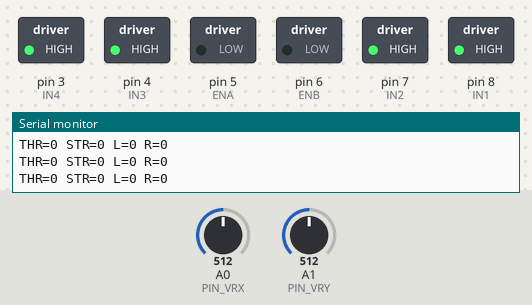
The sketch below on a simulated Arduino Uno, built with avr-gcc and run on an emulated ATmega328P. On the bench: switched loads named in the sketch (green lamp = pin HIGH), the last lines printed to the serial monitor. Inputs (shaded band) come from the test bench; at power-on: A0 (PIN_VRX) = 512, A1 (PIN_VRY) = 512.

Above: at 1.2 s.
1.3 s: A0 (PIN_VRX) set to 551
At 1.9 s:
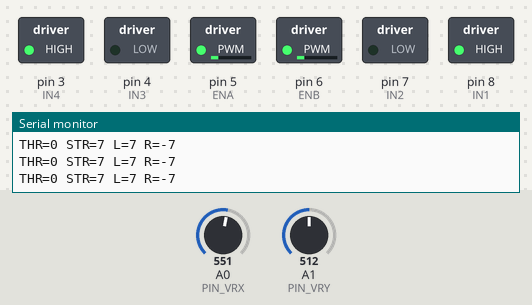
2.9 s: A1 (PIN_VRY) set to 245
At 4.4 s:
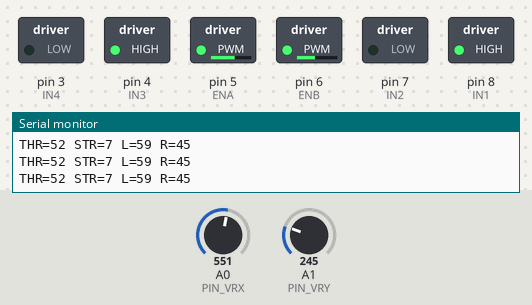
4.7 s: A0 (PIN_VRX) set to 511
At 5.6 s:
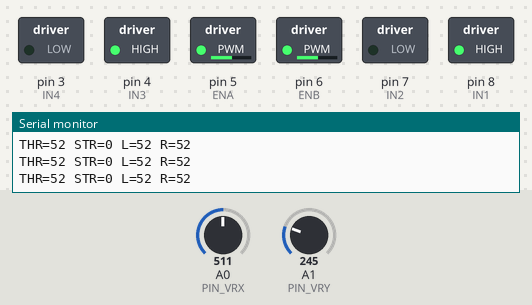
6.2 s: A1 (PIN_VRY) set to 265
At 7.2 s:
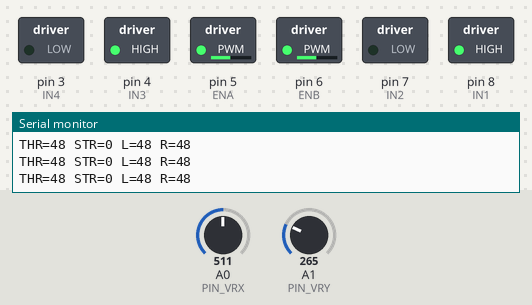
7.7 s: A1 (PIN_VRY) set to 122
At 8.5 s:
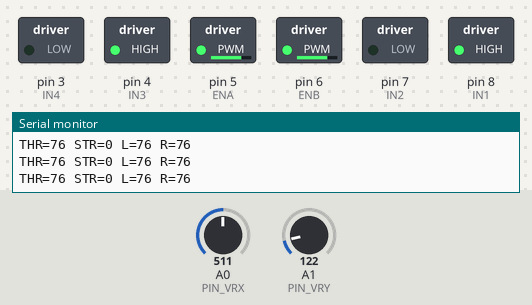
9.4 s: A0 (PIN_VRX) set to 122
At 10.8 s:
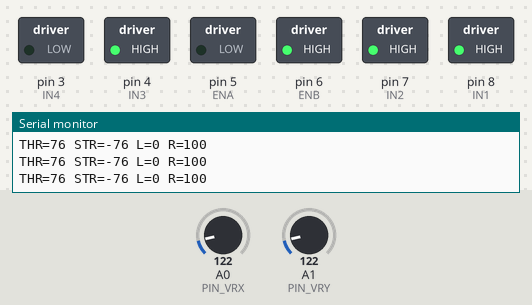
Timing chart, 0 to 12.4 s (numbered marks = the images above; inputs shaded):
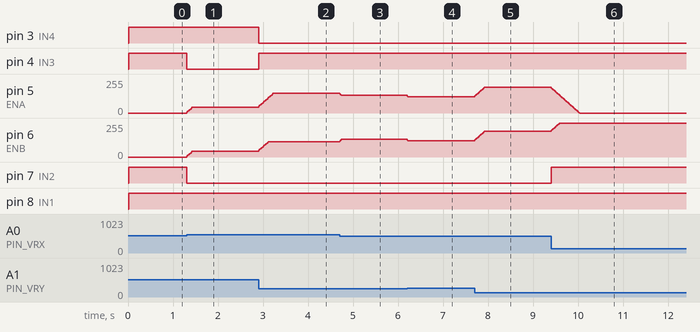

Measured:
- the behaviour switches between 541 and 542 on A0 (PIN_VRX) (found by bisection; images 0 and 1)
- after the input at 1.3 s, pin 4 (IN3), pin 7 (IN2): HIGH → LOW at once; pin 5 (ENA), pin 6 (ENB): 0/255 → 45/255 at once
- after the input at 2.9 s, pin 3 (IN4): HIGH → LOW at once; pin 4 (IN3): LOW → HIGH at once; pin 5 (ENA): moves from 45/255 to 150/255 over 0.34 s, starting at once; pin 6 (ENB): moves from 45/255 to 114/255 over 0.22 s, starting at once
- after the input at 4.7 s, pin 5 (ENA): 150/255 → 132/255 at once; pin 6 (ENB): 114/255 → 132/255 at once
- after the input at 6.2 s, pin 5 (ENA), pin 6 (ENB): 132/255 → 122/255 at once
- after the input at 7.7 s, pin 5 (ENA), pin 6 (ENB): moves from 122/255 to 193/255 over 0.22 s, starting at once
- after the input at 9.4 s, pin 5 (ENA): moves from 193/255 to 0/255 over 0.64 s, starting at once; pin 6 (ENB): moves from 193/255 to 255/255 over 0.20 s, starting at once; pin 7 (IN2): LOW → HIGH at once

The sketch:

local_l298n_test.ino
```cpp
// Local (no RF) L298N Differential Drive Test using Joystick
// Board: Arduino Uno

// ---- Joystick pins
const uint8_t PIN_VRX = A0;  // X axis (steer)
const uint8_t PIN_VRY = A1;  // Y axis (throttle)
const uint8_t PIN_SW  = 2;   // push button (active LOW with INPUT_PULLUP)

// ---- L298N Channel A (LEFT side)
const uint8_t ENA = 5;  // PWM
const uint8_t IN1 = 8;
const uint8_t IN2 = 7;

// ---- L298N Channel B (RIGHT side)
const uint8_t ENB = 6;  // PWM
const uint8_t IN3 = 4;
const uint8_t IN4 = 3;

// ---- Tuning
const bool INVERT_X = false;     // flip steer direction if needed
const bool INVERT_Y = true;      // forward stick = forward drive (to match final)
const bool INVERT_LEFT = false;  // if left motors spin opposite, set true
const bool INVERT_RIGHT = false; // if right motors spin opposite, set true

const int DEADZONE = 30;         // ADC counts around center
const uint8_t MIN_START_PWM = 45;// overcome static friction
const uint8_t MAX_PWM = 255;     // cap PWM

const uint8_t RAMP_STEP = 6;     // PWM counts per update
const uint16_t LOOP_MS = 20;     // ~50 Hz

// ---- State
int prevLeftPwm = 0;
int prevRightPwm = 0;

int toPercent(int raw, bool invert) {
  int centered = raw - 512;  // -512..+511 nominal
  if (abs(centered) < DEADZONE) centered = 0;
  float pct = (centered / 511.0f) * 100.0f; // -100..+100
  if (invert) pct = -pct;
  if (pct > 100) pct = 100;
  if (pct < -100) pct = -100;
  return (int)pct;
}
int clampPercent(int v) { if(v>100)return 100; if(v<-100)return -100; return v; }

uint8_t pctToPwm(int pct) {
  int apct = abs(pct);
  if (apct == 0) return 0;
  int pwm = (apct * MAX_PWM) / 100; // linear
  if (MIN_START_PWM > 0 && pwm < MIN_START_PWM) pwm = MIN_START_PWM;
  if (pwm > MAX_PWM) pwm = MAX_PWM;
  return (uint8_t)pwm;
}
int slew(int current, int target, int step) {
  if (current < target) { current += step; if (current > target) current = target; }
  else if (current > target) { current -= step; if (current < target) current = target; }
  return current;
}

void driveChannel(uint8_t en, uint8_t inA, uint8_t inB, int pct, bool invertSide, int &prevPwm, bool brakeAtZero) {
  if (invertSide) pct = -pct;
  uint8_t targetPwm = pctToPwm(pct);
  int newPwm = slew(prevPwm, targetPwm, RAMP_STEP);
  prevPwm = newPwm;

  if (pct > 0)       { digitalWrite(inA, HIGH); digitalWrite(inB, LOW); }
  else if (pct < 0 ) { digitalWrite(inA, LOW);  digitalWrite(inB, HIGH); }
  else {
    if (brakeAtZero) { digitalWrite(inA, HIGH); digitalWrite(inB, HIGH); } // brake
    else             { digitalWrite(inA, LOW);  digitalWrite(inB, LOW);  } // coast
  }
  analogWrite(en, newPwm);
}

void setup() {
  pinMode(PIN_SW, INPUT_PULLUP);

  pinMode(ENA, OUTPUT); pinMode(IN1, OUTPUT); pinMode(IN2, OUTPUT);
  pinMode(ENB, OUTPUT); pinMode(IN3, OUTPUT); pinMode(IN4, OUTPUT);

  digitalWrite(IN1, LOW); digitalWrite(IN2, LOW);
  digitalWrite(IN3, LOW); digitalWrite(IN4, LOW);
  analogWrite(ENA, 0); analogWrite(ENB, 0);

  Serial.begin(115200);
  Serial.println(F("Local L298N test ready. Raise wheels."));
}

void loop() {
  static unsigned long lastLoop = 0;
  unsigned long now = millis();
  if (now - lastLoop < LOOP_MS) return;
  lastLoop = now;

  int xRaw = analogRead(PIN_VRX);
  int yRaw = analogRead(PIN_VRY);
  int STR = toPercent(xRaw, INVERT_X);
  int THR = toPercent(yRaw, INVERT_Y);

  int leftPct  = clampPercent(THR + STR);
  int rightPct = clampPercent(THR - STR);

  bool brakeAtZero = true;
  driveChannel(ENA, IN1, IN2, leftPct,  INVERT_LEFT,  prevLeftPwm,  brakeAtZero);
  driveChannel(ENB, IN3, IN4, rightPct, INVERT_RIGHT, prevRightPwm, brakeAtZero);

  // Debug
  static uint8_t dbg=0;
  if (++dbg >= (1000/(5*LOOP_MS))) {
    dbg=0;
    Serial.print(F("THR=")); Serial.print(THR);
    Serial.print(F(" STR=")); Serial.print(STR);
    Serial.print(F(" L="));   Serial.print(leftPct);
    Serial.print(F(" R="));   Serial.println(rightPct);
  }
}
```
